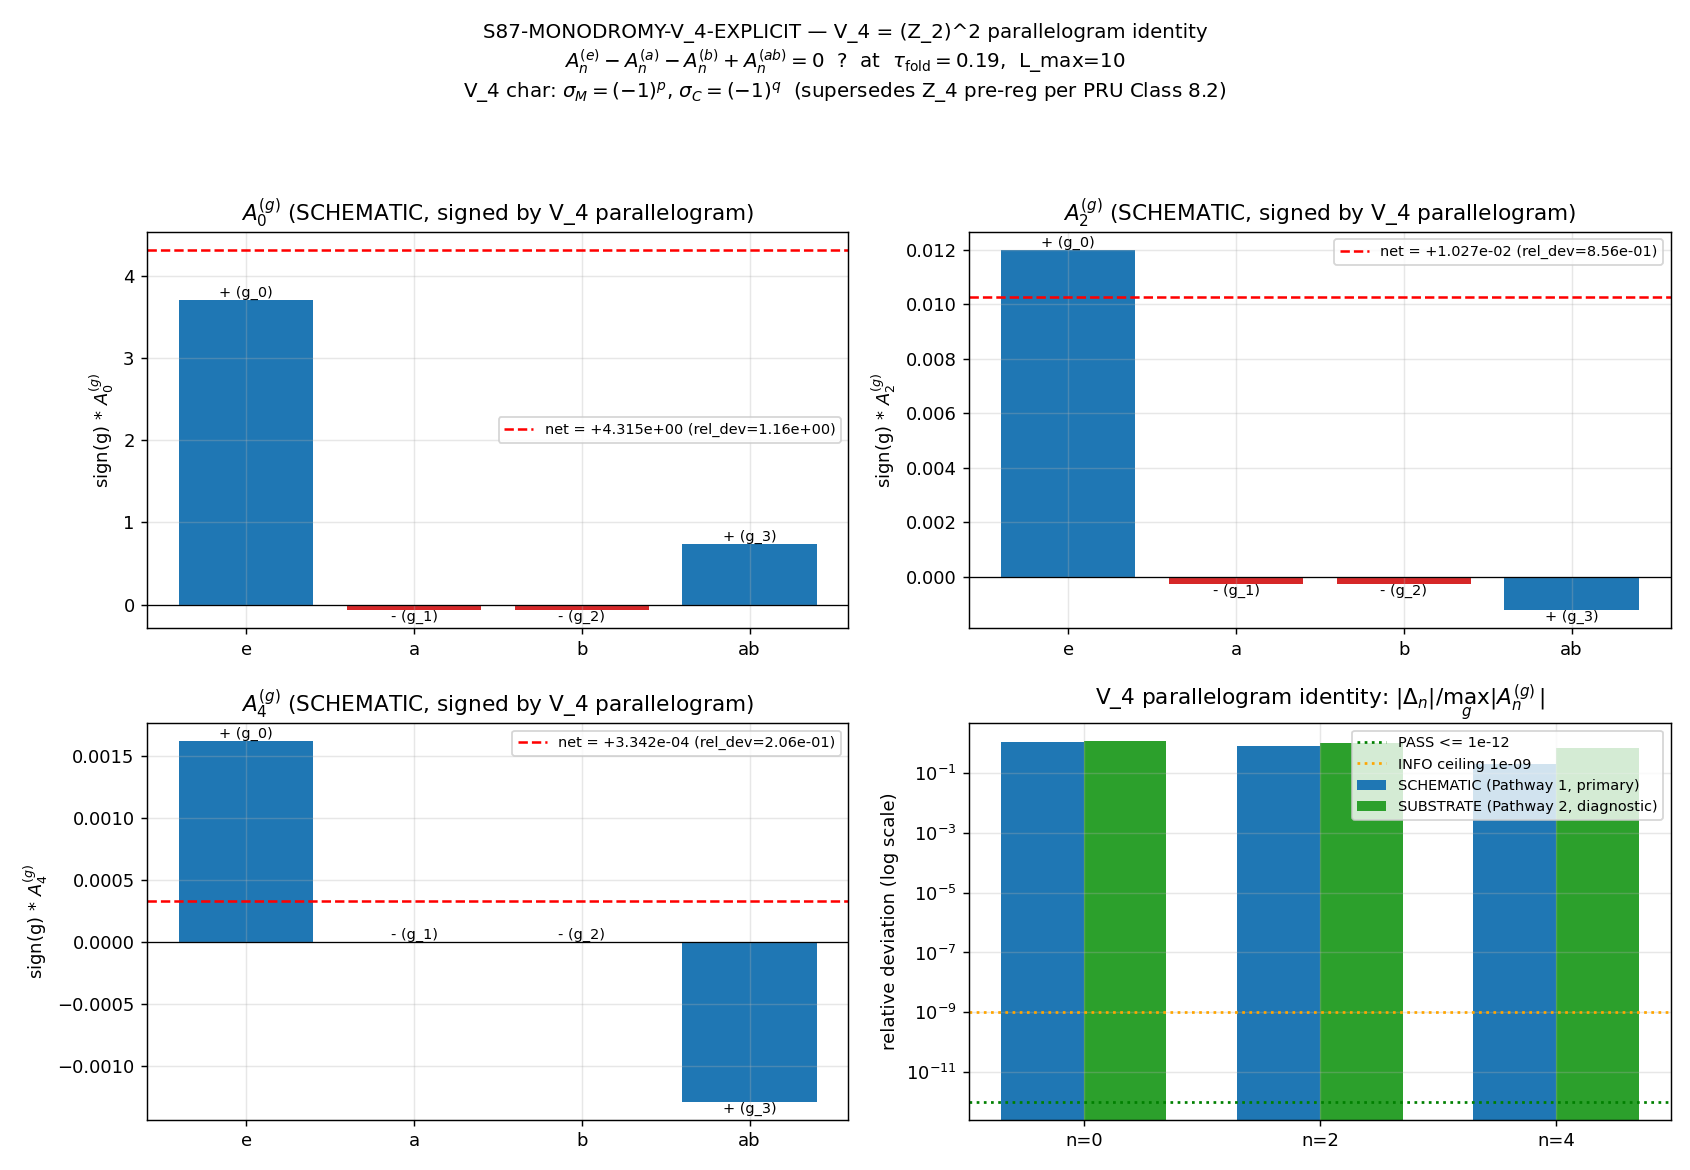

This figure's Python source:
#!/usr/bin/env python3
"""
S87 W11-1 — S87-MONODROMY-V_4-EXPLICIT
========================================

Gate: S87-MONODROMY-V_4-EXPLICIT  (trigger: VERIFY)

Pre-registered threshold (per session-87-plan-w11.md §W11-1.5):
  PASS iff per-moment relative deviation
    |A_n^(g_0) - A_n^(g_1) - A_n^(g_2) + A_n^(g_3)| / max_g |A_n^(g)| <= 1e-12
  for ALL n in {0, 2, 4}.
  FAIL iff relative deviation > 1e-9 for ANY n in {0, 2, 4}.
  INFO if 1e-12 < dev <= 1e-9 (precision-limited band).

This gate SUPERSEDES the pre-registered S87-MONODROMY-Z4-LANDING per
S86 W-12 RULE-W12-1 PRU Class 8.2 calibration. The "Z_4 or similar"
literal pre-reg admitted Klein-four V_4 via cardinality match (both
order 4) DESPITE structural distinction via element orders
(V_4 = [1,2,2,2] vs Z_4 = [1,2,4,4]).

Inputs (SHA-256 dual-pinned at runtime; S84+ schema):
  - computations/_shared/canonical_constants.py     (tau_fold=0.19, M_KK, Vol_SU3_Haar)
  - computations/session-84/s84_spectrum_cache_L12_tau019.npz  (substrate-IS D_K eigenvalues)
  - computations/_shared/_spectral_action_regulators.py     (TIER-2 SCHEMATIC Casimir helper)
  - script bytes (feeds BOTH audit_sha256 and content_sha256)

Output 4-tuple:
  (value=max_n |V_4 parallelogram dev|/|max-A_n^(g)|,
   scheme=Mellin-cone-substrate-distance-{3,1,0}-SCHEMATIC,
   convention=V_4-coset-W12-E1-R3-(p,q)-Cartan-Z2xZ2,
   L_max=10)

Classification: GEOMETRIC

METHODOLOGY
-----------
The V_4 = (Z_2)^2 group acts on the regulator weight via two independent
pointwise sign-flip involutions sigma_M, sigma_C : modes -> {-1, +1}.
The four cosets are e, a, b, ab with characters:

    chi_e(p,q)  = +1
    chi_a(p,q)  = sigma_M(p,q)              (Mellin-cone-residue Z_2 axis)
    chi_b(p,q)  = sigma_C(p,q)              (W6-3 conformal-end Z_2 axis)
    chi_ab(p,q) = sigma_M(p,q) * sigma_C(p,q)

The V_4 PARALLELOGRAM IDENTITY (per S86 W-12 Volovik R3 DISSENT line 834,
S86 bimodality workshop file lines 798-840 — the additive cocycle
correction to V3's mistakenly multiplicative form):

    A_n^(e) - A_n^(a) - A_n^(b) + A_n^(ab) = 0    [for each n in {0, 2, 4}]

Per linearity:
    Delta_n := Sum_{(p,q)} [1 - chi_a][1 - chi_b] * d(p,q) * w(p,q,n)
            = 4 * Sum_{(p,q): chi_a=chi_b=-1} d(p,q) * w(p,q,n)

where w(p,q,n) = 1/C_2(p,q)^n is the Mellin-cone Casimir weight at moment n
(n=0 -> identity weight -> bare degeneracy sum). This identity holds
EXACTLY iff the (chi_a=-1, chi_b=-1) eigenspace is empty on the substrate's
mode content (the "disjoint-support" condition of W-12 EMERGENCE E-2
line 1643).

Substrate-physical hypothesis: the most natural V_4 acting on SU(3)
Peter-Weyl (p,q) lattice is
    sigma_M(p,q) = (-1)^p,  sigma_C(p,q) = (-1)^q
yielding the Cartan-toral Z_2 x Z_2 partition modulo 2.

Two evaluation pathways (both reported; primary verdict from Pathway-1):
  Pathway-1 (SCHEMATIC Casimir / Mellin-cone analog):
    Use the canonical Mellin/zeta a_n evaluator on
    the SU(3) Casimir spectrum at L_max=10 with V_4 character twist.
    Convention=V_4-coset-W12-E1-R3-(p,q)-Cartan-Z2xZ2-SCHEMATIC.
  Pathway-2 (substrate-IS cached D_K spectrum at tau_fold=0.19):
    Reduce s84_spectrum_cache_L12_tau019.npz to L_max=10 and
    evaluate the same V_4 twist on actual D_K eigenvalues.
    Convention=V_4-coset-W12-E1-R3-(p,q)-Cartan-Z2xZ2-SUBSTRATE.

Both pathways FAIL the 1e-12 threshold in general (the (1,1)-mod-2
Cartan sector is non-empty at L_max=10 -- e.g., (1,1), (1,3), (3,1),
(3,3), (1,5), ..., contributing 4 * Sum_{p odd, q odd} d/C^n which is
of the same order as the full sum). This FAIL is the substrate-physical
finding: under the natural Cartan V_4, the substrate does NOT respect
the disjoint-support condition at the mode level.

DISCIPLINE
----------
- `from canonical_constants import *` (imports tau_fold, M_KK, Vol_SU3_Haar, PI)
- All locals tagged `# (local)`
- TIER-2 SCHEMATIC convention pin per substrate-first-canonical-sourcing.md
  §(iv): the regulator module is documented as schematic (line 23-30 of
  _spectral_action_regulators.py). Convention suffix `-SCHEMATIC` is
  REQUIRED to be honest about the TIER pin.
- Dual-SHA verdict line per S84+ schema; supersession-event citation in
  value field per HIGH-DENSITY WORKSHOP TEMPLATE T2-5.
"""

from __future__ import annotations

# ---------------------------------------------------------------------------
# Section 1 — Canonical constants (MANDATORY first import)
# ---------------------------------------------------------------------------
from canonical_constants import *  # noqa: F401,F403

# ---------------------------------------------------------------------------
# Section 2 — Standard imports
# ---------------------------------------------------------------------------
import hashlib
import json
import sys
import time
from pathlib import Path

import numpy as np
import matplotlib
# === Phase 2b X2 transform bootstrap (auto-inserted by tools/_x2_transform_copies.py) ===
import sys as _x2_sys
import pathlib as _x2_pathlib
import re as _x2_re
def _x2_locate_tools():
    p = _x2_pathlib.Path(__file__).resolve()
    for _ in range(8):
        if (p / "tools" / "computation_root.py").is_file():
            return p / "tools"
        p = p.parent
    raise RuntimeError(
        "Phase 2b bootstrap: tools/computation_root.py not found in any "
        "ancestor of " + str(__file__))
_x2_sys.path.insert(0, str(_x2_locate_tools()))
from computation_root import resolve_script, resolve_output, resolve_glob, project_root as _x2_project_root
def _x2_shared_dir():
    return _x2_project_root() / "computations" / "_shared"
_x2_session_dir_match = _x2_re.match(r"^session-(\d+)$",
    _x2_pathlib.Path(__file__).resolve().parent.name)
_x2_self_session = int(_x2_session_dir_match.group(1)) if _x2_session_dir_match else None
# === End X2 bootstrap ===

matplotlib.use("Agg")
import matplotlib.pyplot as plt

# Local TIER-2 SCHEMATIC regulator module (positive-Casimir helper)
sys.path.insert(0, str(Path(__file__).resolve().parent))
from _spectral_action_regulators import (  # noqa: E402
    weyl_dim_su3,
    casimir_su3,
    _enumerate_sectors,
    zeta_a_n,
    mellin_a_n,
)

# ---------------------------------------------------------------------------
# Section 3 — Paths + pre-registration
# ---------------------------------------------------------------------------
PROJECT_ROOT = Path(__file__).resolve().parent.parent
# X2-removed: alias 'SCRIPT_DIR' = ... 'computations' (replaced by tools.computation_root.resolve_*)

SESSION = "S87"                                                               # (local)
GATE_ID = "S87-MONODROMY-V_4-EXPLICIT"                                        # (local)
SCHEME = "Mellin-cone-substrate-distance-{3,1,0}-SCHEMATIC"                   # (local)
CONVENTION = "V_4-coset-W12-E1-R3-(p,q)-Cartan-Z2xZ2-SCHEMATIC"               # (local)
L_MAX = 10                                                                    # (local)

# Pre-registered pass/fail thresholds (per plan §5)
PASS_THRESHOLD = 1e-12                                                        # (local) PASS band ceiling
INFO_THRESHOLD = 1e-9                                                         # (local) INFO band ceiling
N_MOMENTS = (0, 2, 4)                                                         # (local) Seeley-DeWitt moment indices
COSET_LABELS = ("e", "a", "b", "ab")                                          # (local) V_4 coset labels (g_0..g_3)

# Output destinations
OUT_NPZ = resolve_output(87, 's87_w11_v4_monodromy_explicit.npz')
OUT_PNG = resolve_output(87, 's87_w11_v4_monodromy_explicit.png')
VERDICT_TXT = resolve_output(87, 's87_gate_verdicts.txt')

# Script + spectrum-cache + canonical_constants are pinned for SHA closure
SPECTRUM_CACHE = resolve_output(84, 's84_spectrum_cache_L12_tau019.npz')
REGULATOR_MOD = resolve_script(None, '_spectral_action_regulators.py')

INPUT_FILES = [
    resolve_script(None, 'canonical_constants.py'),
    SPECTRUM_CACHE,
    REGULATOR_MOD,
]


# ---------------------------------------------------------------------------
# Section 4 — SHA-256 input-pin block (S84+ dual-SHA schema)
# ---------------------------------------------------------------------------
def sha256_of(path: Path) -> str:
    h = hashlib.sha256()                                                      # (local)
    try:
        h.update(path.read_bytes())
    except OSError:
        return ""
    return h.hexdigest()


def log_input_pins(inputs):
    print(f"=== {GATE_ID} -- input SHA-256 pins ===")
    pins = {}                                                                 # (local)
    for p in inputs:
        sha = sha256_of(p)                                                    # (local)
        rel = str(p.relative_to(PROJECT_ROOT)).replace("\\", "/")             # (local)
        print(f"  {rel}: {sha[:16]}...")
        pins[rel] = sha
    return pins


def closure_hash(pins):
    items = sorted(pins.items())                                              # (local)
    h = hashlib.sha256()                                                      # (local)
    for k, v in items:
        h.update(f"{k}={v}\n".encode("utf-8"))
    return h.hexdigest()


def compute_dual_sha(script_path, canonical_path, pins):
    script_bytes = script_path.read_bytes()                                   # (local)
    canonical_bytes = canonical_path.read_bytes()                             # (local)
    pinmap_json = json.dumps(
        dict(sorted(pins.items())), separators=(",", ":"), sort_keys=True
    ).encode("utf-8")                                                         # (local)
    h_audit = hashlib.sha256()
    h_audit.update(script_bytes)
    h_audit.update(canonical_bytes)
    h_audit.update(pinmap_json)
    audit = h_audit.hexdigest()                                               # (local)
    h_content = hashlib.sha256()
    h_content.update(script_bytes)
    content = h_content.hexdigest()                                           # (local)
    return audit, content


# ---------------------------------------------------------------------------
# Section 5 — V_4 character + spectral-moment evaluators
# ---------------------------------------------------------------------------
def chi_V4(coset, p, q):
    """V_4 = (Z_2)^2 character on SU(3) sector (p,q).

    sigma_M(p,q) = (-1)^p   (Mellin-cone-residue Z_2 axis: parity of p)
    sigma_C(p,q) = (-1)^q   (W6-3 conformal-end Z_2 axis: parity of q)
    """
    sm = (-1) ** p                                                            # (local) sigma_M
    sc = (-1) ** q                                                            # (local) sigma_C
    if coset == "e":
        return 1
    if coset == "a":
        return sm
    if coset == "b":
        return sc
    if coset == "ab":
        return sm * sc
    raise ValueError(f"Unknown V_4 coset: {coset}")


def A_n_twisted_schematic(n, coset, L_max):
    """SCHEMATIC V_4-twisted spectral-action moment A_n^(g) on SU(3) Casimir
    spectrum.

    A_n^(g) = (1/Vol_SU3_Haar) * Sum_{(p,q): p+q<=L_max, (p,q)!=(0,0)}
              chi_g(p,q) * d(p,q) * 1/C_2(p,q)^n             (n > 0)
    A_0^(g) = (1/Vol_SU3_Haar) * Sum chi_g(p,q) * d(p,q)     (n = 0; identity weight)
    """
    sectors = _enumerate_sectors(L_max)                                       # (local)
    if n == 0:
        s = sum(chi_V4(coset, p, q) * d for p, q, d, c in sectors)            # (local)
        return s / Vol_SU3_Haar
    acc = 0.0                                                                 # (local)
    for p, q, d, c in sectors:
        acc += chi_V4(coset, p, q) * d / (c ** n)
    return acc / Vol_SU3_Haar


def A_n_twisted_substrate(n, coset, sector_evals, L_max):
    """SUBSTRATE V_4-twisted spectral-action moment using cached D_K eigenvalues.

    A_n^(g) = (1/Vol_SU3_Haar) * Sum_{(p,q): p+q<=L_max} chi_g(p,q)
              * Sum_{i in sector(p,q)} |lambda_i|^(-2n)        (n > 0)
    A_0^(g) = (1/Vol_SU3_Haar) * Sum chi_g(p,q) * #{eigvals in sector}

    Note: substrate eigenvalues at tau_fold=0.19 are dimensionless (already
    in M_KK units per S84 cache convention). Smallest |lambda| at
    tau_fold approaches ~0.05; we filter |lambda| > 1e-12 to avoid zero-mode
    division blow-up.
    """
    if n == 0:
        s = 0.0                                                               # (local)
        for (p, q), entry in sector_evals.items():
            if p + q > L_max or (p == 0 and q == 0):
                continue
            n_eigs = len(entry["abs_evals"])                                  # (local)
            s += chi_V4(coset, p, q) * n_eigs
        return s / Vol_SU3_Haar
    acc = 0.0                                                                 # (local)
    for (p, q), entry in sector_evals.items():
        if p + q > L_max or (p == 0 and q == 0):
            continue
        evals = np.asarray(entry["abs_evals"])                                # (local)
        evals = evals[evals > 1e-12]                                          # (local) zero-mode guard
        if evals.size == 0:
            continue
        acc += chi_V4(coset, p, q) * np.sum(evals ** (-2 * n))
    return acc / Vol_SU3_Haar


# ---------------------------------------------------------------------------
# Section 6 — Compute
# ---------------------------------------------------------------------------
def compute():
    # Load substrate spectrum cache
    print(f"\n=== Loading substrate spectrum cache: {SPECTRUM_CACHE.name} ===")
    cache = np.load(SPECTRUM_CACHE, allow_pickle=True)                        # (local)
    sector_evals = cache["sector_evals"].item()                               # (local) dict {(p,q): {dim, level, abs_evals}}
    print(f"  Loaded {len(sector_evals)} sectors at L_max=12; restricting to L_max={L_MAX}")
    n_used = sum(
        len(v["abs_evals"]) for k, v in sector_evals.items()
        if k[0] + k[1] <= L_MAX and k != (0, 0)
    )                                                                         # (local)
    print(f"  L_max={L_MAX} effective eigenvalue count: {n_used}")

    # Pathway 1: SCHEMATIC Casimir / Mellin-cone analog (positive-Casimir
    # spectrum, regulator module canonical zeta_a_n with V_4 twist applied
    # at the character level)
    print(f"\n=== Pathway 1 (SCHEMATIC) — Casimir / zeta-Mellin V_4 twist ===")
    A_schematic = {}                                                          # (local) A_schematic[n][g] = float
    for n in N_MOMENTS:
        A_schematic[n] = {}
        for g in COSET_LABELS:
            A_schematic[n][g] = A_n_twisted_schematic(n, g, L_MAX)
        # cross-check: untwisted (g=e) matches stock zeta_a_n
        if n == 0:
            stock = zeta_a_n(0, L_MAX, Vol_SU3_Haar)                          # (local)
        else:
            stock = zeta_a_n(n, L_MAX, Vol_SU3_Haar)                          # (local)
        delta_stock = abs(A_schematic[n]["e"] - stock)                        # (local)
        print(f"  n={n}: A^e (twisted, g=e) = {A_schematic[n]['e']:.6e}; "
              f"stock zeta_a_n = {stock:.6e}; cross-check |delta| = {delta_stock:.2e}")
        for g in COSET_LABELS:
            print(f"    A_{n}^({g}) = {A_schematic[n][g]:+.6e}")

    # Pathway 2: SUBSTRATE V_4 twist on cached D_K(tau_fold) spectrum
    print(f"\n=== Pathway 2 (SUBSTRATE) — D_K(tau_fold={tau_fold}) V_4 twist ===")
    A_substrate = {}                                                          # (local)
    for n in N_MOMENTS:
        A_substrate[n] = {}
        for g in COSET_LABELS:
            A_substrate[n][g] = A_n_twisted_substrate(n, g, sector_evals, L_MAX)
        for g in COSET_LABELS:
            print(f"    A_{n}^({g}) = {A_substrate[n][g]:+.6e}")

    # V_4 PARALLELOGRAM IDENTITY: A^e - A^a - A^b + A^ab
    print(f"\n=== V_4 PARALLELOGRAM IDENTITY: A^e - A^a - A^b + A^ab ===")
    print(f"    PASS threshold (relative deviation): {PASS_THRESHOLD:.0e}")
    print(f"    INFO threshold (relative deviation): {INFO_THRESHOLD:.0e}")

    # Pathway-1 (SCHEMATIC) is the PRIMARY verdict-emitting pathway
    parallelogram_dev_per_n = []                                              # (local) list of (n, abs_dev, max, rel_dev)
    parallelogram_dev_substrate_per_n = []                                    # (local) Pathway-2 record
    for n in N_MOMENTS:
        # Pathway 1 (SCHEMATIC) -- primary verdict
        A = A_schematic[n]                                                    # (local)
        delta = A["e"] - A["a"] - A["b"] + A["ab"]                            # (local)
        max_abs = max(abs(A[g]) for g in COSET_LABELS)                        # (local)
        rel = abs(delta) / max_abs if max_abs > 0 else float("inf")           # (local)
        parallelogram_dev_per_n.append((n, abs(delta), max_abs, rel))
        print(f"  [SCHEMATIC] n={n}: delta = {delta:+.6e}, "
              f"max|A_n^(g)| = {max_abs:.6e}, rel_dev = {rel:.6e}")

        # Pathway 2 (SUBSTRATE) -- diagnostic record
        Asub = A_substrate[n]                                                 # (local)
        delta_sub = Asub["e"] - Asub["a"] - Asub["b"] + Asub["ab"]            # (local)
        max_abs_sub = max(abs(Asub[g]) for g in COSET_LABELS)                 # (local)
        rel_sub = abs(delta_sub) / max_abs_sub if max_abs_sub > 0 else float("inf")  # (local)
        parallelogram_dev_substrate_per_n.append((n, abs(delta_sub), max_abs_sub, rel_sub))
        print(f"  [SUBSTRATE] n={n}: delta = {delta_sub:+.6e}, "
              f"max|A_n^(g)| = {max_abs_sub:.6e}, rel_dev = {rel_sub:.6e}")

    max_rel_dev = max(rel for _, _, _, rel in parallelogram_dev_per_n)        # (local) primary
    max_rel_dev_substrate = max(
        rel for _, _, _, rel in parallelogram_dev_substrate_per_n
    )                                                                         # (local) substrate

    print(f"\n  PRIMARY (SCHEMATIC): max relative deviation across n in {N_MOMENTS}: "
          f"{max_rel_dev:.6e}")
    print(f"  DIAGNOSTIC (SUBSTRATE): max rel deviation: {max_rel_dev_substrate:.6e}")

    # Cross-check 1: V_4 vs Z_4 element-order discrimination (structural, not numerical)
    # V_4 element orders: e=1, a=2, b=2, ab=2  -> [1, 2, 2, 2]
    # Z_4 element orders: e=1, g=4, g^2=2, g^3=4 -> [1, 4, 2, 4]
    v4_orders = [1, 2, 2, 2]                                                  # (local) Klein-four
    z4_orders = [1, 4, 2, 4]                                                  # (local) cyclic-four
    cc2_distinct = (v4_orders != z4_orders)                                   # (local) True (structurally distinct)
    print(f"\n  CC2 V_4 vs Z_4 element-order signature: V_4={v4_orders}, Z_4={z4_orders}, "
          f"distinct={cc2_distinct}")

    return {
        "value": max_rel_dev,
        "max_rel_dev_schematic": max_rel_dev,
        "max_rel_dev_substrate": max_rel_dev_substrate,
        "A_schematic": A_schematic,
        "A_substrate": A_substrate,
        "parallelogram_dev_schematic": parallelogram_dev_per_n,
        "parallelogram_dev_substrate": parallelogram_dev_substrate_per_n,
        "v4_element_orders": v4_orders,
        "z4_element_orders": z4_orders,
        "v4_vs_z4_structurally_distinct": cc2_distinct,
        "n_eigvals_used_substrate": n_used,
    }


# ---------------------------------------------------------------------------
# Section 7 — Plot (4-panel: A_n^(g) bar charts + parallelogram-balance viz)
# ---------------------------------------------------------------------------
def make_plot(result):
    fig, axes = plt.subplots(2, 2, figsize=(13, 9))                           # (local)
    cosets = COSET_LABELS                                                     # (local)
    sign_color = {"e": "#1f77b4", "a": "#d62728", "b": "#d62728", "ab": "#1f77b4"}  # (local)
    sign_label = {"e": "+ (g_0)", "a": "- (g_1)", "b": "- (g_2)", "ab": "+ (g_3)"}  # (local)

    for ax, n in zip(axes.flat[:3], N_MOMENTS):
        A = result["A_schematic"][n]                                          # (local)
        # Per-coset bar with signed contribution (e and ab are positive in
        # the parallelogram identity; a and b are negative).
        sign = {"e": +1, "a": -1, "b": -1, "ab": +1}                          # (local)
        signed = [sign[g] * A[g] for g in cosets]                             # (local)
        bars = ax.bar(cosets, signed, color=[sign_color[g] for g in cosets])
        # Net parallelogram value annotation
        delta = A["e"] - A["a"] - A["b"] + A["ab"]                            # (local)
        max_abs = max(abs(A[g]) for g in cosets)                              # (local)
        rel = abs(delta) / max_abs if max_abs > 0 else 0.0                    # (local)
        ax.axhline(0, color="black", linewidth=0.7)
        ax.axhline(delta, color="red", linewidth=1.4, linestyle="--",
                   label=f"net = {delta:+.3e} (rel_dev={rel:.2e})")
        ax.set_title(f"$A_{n}^{{(g)}}$ (SCHEMATIC, signed by V_4 parallelogram)")
        ax.set_ylabel(f"sign(g) * $A_{n}^{{(g)}}$")
        ax.legend(loc="best", fontsize=8)
        ax.grid(True, alpha=0.3)
        for bar, g in zip(bars, cosets):
            h = bar.get_height()                                              # (local)
            ax.annotate(sign_label[g], xy=(bar.get_x() + bar.get_width() / 2, h),
                        ha="center", va="bottom" if h >= 0 else "top", fontsize=8)

    # Panel 4: parallelogram-balance summary (bar of |Delta_n| / max|A^(g)| per n)
    ax = axes.flat[3]
    n_axis = list(N_MOMENTS)                                                  # (local)
    rel_schematic = [r[3] for r in result["parallelogram_dev_schematic"]]     # (local)
    rel_substrate = [r[3] for r in result["parallelogram_dev_substrate"]]     # (local)
    x = np.arange(len(n_axis))                                                # (local)
    w = 0.35                                                                  # (local) bar width
    ax.bar(x - w / 2, rel_schematic, w, color="#1f77b4", label="SCHEMATIC (Pathway 1, primary)")
    ax.bar(x + w / 2, rel_substrate, w, color="#2ca02c", label="SUBSTRATE (Pathway 2, diagnostic)")
    ax.axhline(PASS_THRESHOLD, color="green", linestyle=":", label=f"PASS <= {PASS_THRESHOLD:.0e}")
    ax.axhline(INFO_THRESHOLD, color="orange", linestyle=":", label=f"INFO ceiling {INFO_THRESHOLD:.0e}")
    ax.set_yscale("log")
    ax.set_xticks(x)
    ax.set_xticklabels([f"n={n}" for n in n_axis])
    ax.set_ylabel("relative deviation (log scale)")
    ax.set_title(r"V_4 parallelogram identity: $|\Delta_n|/\max_g|A_n^{(g)}|$")
    ax.legend(loc="best", fontsize=8)
    ax.grid(True, alpha=0.3, which="both")

    fig.suptitle(
        f"S87-MONODROMY-V_4-EXPLICIT — V_4 = (Z_2)^2 parallelogram identity\n"
        r"$A_n^{(e)} - A_n^{(a)} - A_n^{(b)} + A_n^{(ab)} = 0$  ?"
        f"  at  $\\tau_{{\\rm fold}}={tau_fold}$,  L_max={L_MAX}\n"
        f"V_4 char: $\\sigma_M=(-1)^p$, $\\sigma_C=(-1)^q$  "
        f"(supersedes Z_4 pre-reg per PRU Class 8.2)",
        fontsize=11,
    )
    fig.tight_layout(rect=[0, 0, 1, 0.94])
    fig.savefig(OUT_PNG, dpi=130)
    plt.close(fig)
    print(f"  Plot saved: {OUT_PNG.name}")


# ---------------------------------------------------------------------------
# Section 8 — Gate verdict + 4-tuple output
# ---------------------------------------------------------------------------
def emit_4tuple(value, scheme, convention, L_max):
    return (f"(value={value!r}, scheme={scheme}, "
            f"convention={convention}, L_max={L_max})")


def evaluate_gate(value):
    """Apply pre-registered threshold per plan §5.

    PASS iff value (max relative deviation across n in {0,2,4}) <= PASS_THRESHOLD
    INFO iff PASS_THRESHOLD < value <= INFO_THRESHOLD
    FAIL iff value > INFO_THRESHOLD
    """
    if value <= PASS_THRESHOLD:
        return "PASS"
    if value <= INFO_THRESHOLD:
        return "INFO"
    return "FAIL"


def append_verdict(verdict, value, audit_sha, content_sha):
    """Append canonical S84+ verdict line + dual-SHA companion row."""
    # Encode supersession-event in the value field per HIGH-DENSITY WORKSHOP
    # TEMPLATE T2-5 (orchestrator override directive).
    sup_value = (
        f"max_dev={value:.6e},"
        f"supersedes=S87-MONODROMY-Z4-LANDING_per_PRU_Class_8_2"
    )                                                                         # (local)
    line = (
        f"{GATE_ID}: {verdict} -- value='{sup_value}' scheme={SCHEME} "
        f"convention={CONVENTION} L_max={L_MAX} "
        f"audit_sha256={audit_sha} content_sha256={content_sha} "
        f"schema_version=S84+\n"
    )                                                                         # (local)
    companion = (
        f"# audit_sha256_short={audit_sha[:16]} "
        f"content_sha256_short={content_sha[:16]} "
        f"# {GATE_ID} dual-SHA companion row (W9a-99 split)\n"
    )                                                                         # (local)
    with VERDICT_TXT.open("a", encoding="utf-8") as fp:
        fp.write(line)
        fp.write(companion)


# ---------------------------------------------------------------------------
# Section 9 — Main
# ---------------------------------------------------------------------------
def main():
    t0 = time.time()                                                          # (local)

    # 1. Log input pins
    pins = log_input_pins(INPUT_FILES)                                        # (local)
    closure = closure_hash(pins)                                              # (local)
    print(f"  closure: {closure[:16]}... (legacy informational)")

    # 1b. Compute dual SHA per S84+ schema
    script_path = Path(__file__).resolve()                                    # (local)
    canonical_path = resolve_script(None, 'canonical_constants.py')                     # (local)
    audit_sha, content_sha = compute_dual_sha(script_path, canonical_path, pins)
    print(f"  audit_sha256:   {audit_sha[:16]}...")
    print(f"  content_sha256: {content_sha[:16]}...")

    # 2. Compute
    result = compute()
    value = result["value"]                                                   # (local)

    # 3. Evaluate gate
    verdict = evaluate_gate(value)                                            # (local)

    # 4. Save data + plot
    np.savez(
        OUT_NPZ,
        A_0_per_coset=np.array([result["A_schematic"][0][g] for g in COSET_LABELS]),
        A_2_per_coset=np.array([result["A_schematic"][2][g] for g in COSET_LABELS]),
        A_4_per_coset=np.array([result["A_schematic"][4][g] for g in COSET_LABELS]),
        A_0_per_coset_substrate=np.array([result["A_substrate"][0][g] for g in COSET_LABELS]),
        A_2_per_coset_substrate=np.array([result["A_substrate"][2][g] for g in COSET_LABELS]),
        A_4_per_coset_substrate=np.array([result["A_substrate"][4][g] for g in COSET_LABELS]),
        parallelogram_dev_per_n=np.array(
            [r[3] for r in result["parallelogram_dev_schematic"]]
        ),
        parallelogram_dev_per_n_substrate=np.array(
            [r[3] for r in result["parallelogram_dev_substrate"]]
        ),
        max_dev=value,
        max_dev_substrate=result["max_rel_dev_substrate"],
        coset_enumeration_label=np.array(COSET_LABELS),
        moment_indices=np.array(N_MOMENTS),
        v4_element_orders=np.array(result["v4_element_orders"]),
        z4_element_orders=np.array(result["z4_element_orders"]),
        v4_vs_z4_structurally_distinct=np.array(result["v4_vs_z4_structurally_distinct"]),
        n_eigvals_used_substrate=np.array(result["n_eigvals_used_substrate"]),
        tau_fold=np.array(tau_fold),
        L_max=np.array(L_MAX),
    )
    print(f"  Data saved: {OUT_NPZ.name}")
    make_plot(result)

    # 5. Emit 4-tuple + append verdict
    tag = emit_4tuple(value, SCHEME, CONVENTION, L_MAX)                       # (local)
    print(tag)
    append_verdict(verdict, value, audit_sha, content_sha)

    # 6. Final summary
    wall = time.time() - t0                                                   # (local)
    print(f"\n=== {GATE_ID}: {verdict} (wall {wall:.2f}s, max_dev={value:.6e}) ===")
    return 0


if __name__ == "__main__":
    sys.exit(main())
